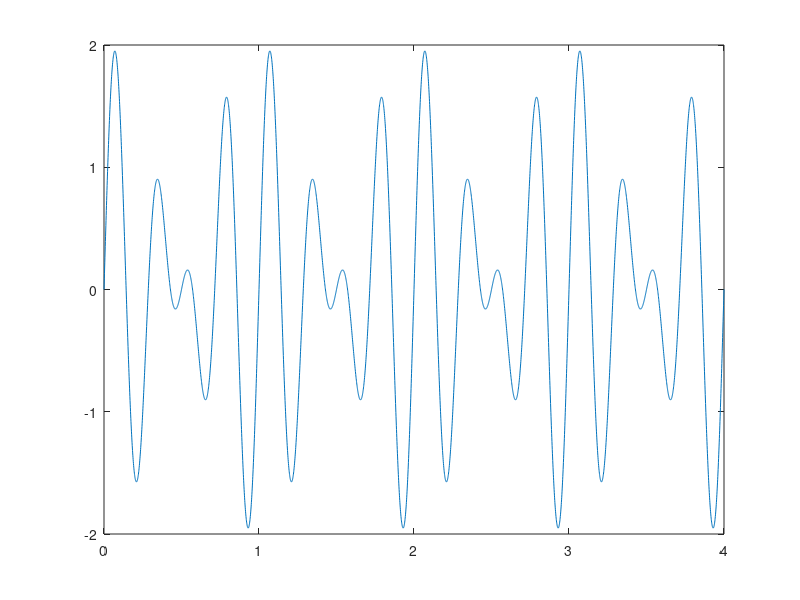

MATLAB code for this plot:
% x(t) = Asin(2.pi.Fo.t + o)
% t0 = 1/fo = frequencia

% xt = sin(6𝜋𝑡) + sin(8𝜋𝑡)
%soma de duas sinusoides com frequencias diferentes
% f1 = 3, f2 = 4 ; realizo o MDC das frequencias para achar o denominador comum

f1 = 3;
f2 = 4;
fo = gcd(f1,f2);  %frequencia
t0 = 1/fo; %periodo 
ta = 0.001; 
t = 0:ta:4*t0; %plot de 4 periodos
xt = sin(6*pi*t) + sin(8*pi*t);

plot(t,xt);

gcd(2,4)